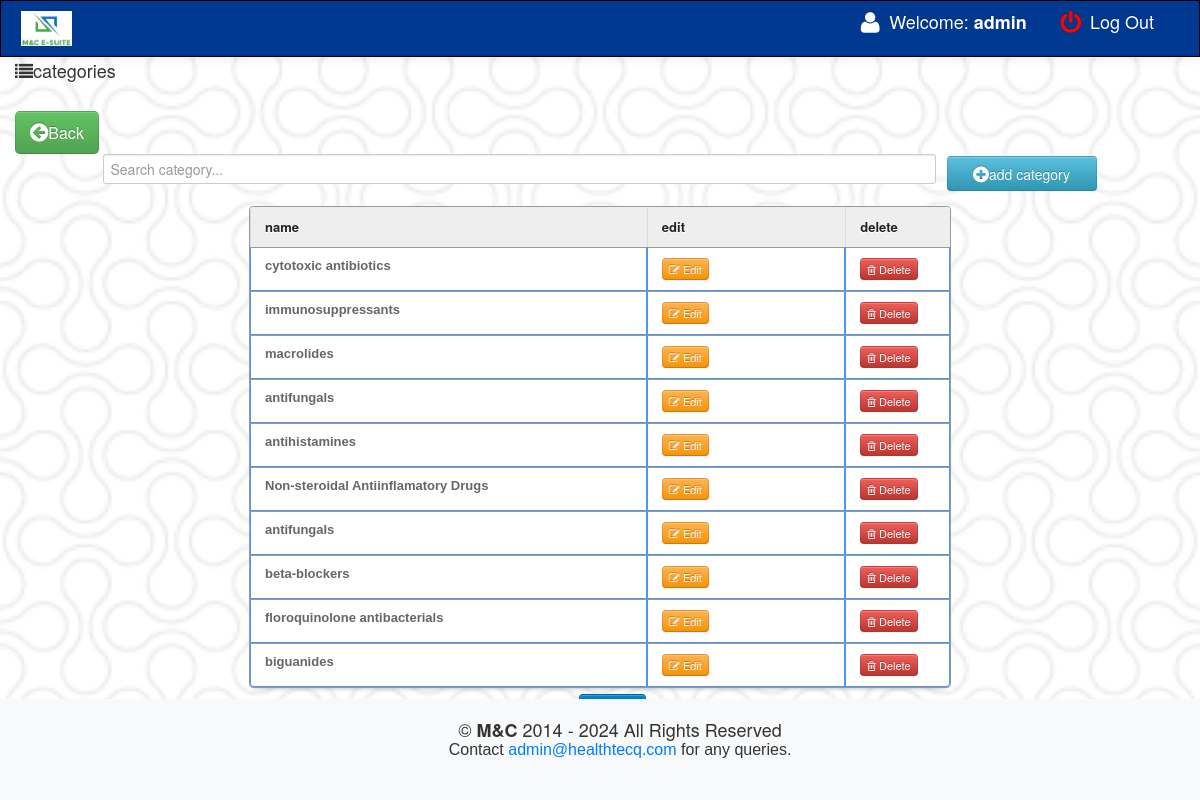
/main/categories.php (signed in), run on the app's committed database.
### tables this page shows
CREATE TABLE `cat` (
  `id` int(10) NOT NULL,
  `name` varchar(50) DEFAULT NULL
);

### main/categories.php (the view, shortened to what this page needs)
<?php
include('../main/navfixed.php');
?>
<div class="container">
    <div class="container">
        <i class="icon-list"></i>categories
    </div>
    <div class="container">
        <p>&nbsp;</p>
    </div>
    <div class="container" align="center" style="float: center;">
        <div class="container" align="center" style="float: center;">
            <div class="container" align="center" style="float: center;">
                <a  href="products.php"><button class="btn btn-success btn-large" style="float: left;"><i class="icon icon-circle-arrow-left icon-large"></i>Back</button></a>
            </div>
            <div class="container" align="center" style="float: center;">
                <span>
                    <input type="text"  align="center"  id="filter" placeholder="Search category...">
                    &nbsp;<a rel="facebox" href="addcategory.php"><button type="submit" class="btn btn-info" style="width:150px; height:35px;" /><i class="icon-plus-sign icon-large"></i>add category</button></a>
                </span></br>
            </div>
            <table class="table table-bordered" id="resultTable" data-responsive="table" style="text-align: left; width: 60%;">
                <thead>
                    <tr>
                        <th width="40%">name</th>
                        <th width="20%"> edit  </th>
                        <th width="10%">delete</th>
                    </tr>
                </thead>
                <tbody>
                    <?php
                        include('../connect.php');
                        $start=0;
                        $limit=10;
                        if(isset($_GET['id']))
                        {
                            $id=$_GET['id'];
                            $start=($id-1)*$limit;
                        }
                        else{
                            $id=1;
                        }
                        $result = $db->prepare("SELECT * FROM cat LIMIT $start, $limit");
                        $result->execute();
                        for($i=0; $row = $result->fetch(); $i++){
                    ?>
                    <tr class="record">
                        <td><?php echo $row['name']; ?></td>
                        <td><a  title="Click To Edit category" rel="facebox" href="editcat.php?id=<?php echo $row['id']; ?>"><button class="btn btn-warning btn-mini"><i class="icon-edit"></i> Edit </button></a> </td>
                        <td><a href="#" id="<?php echo $row['id']; ?>" class="delbutton" title="Click To Delete"><button class="btn btn-danger btn-mini"><i class="icon-trash"></i> Delete</button></a></td>
                    </tr>
                    <?php
                        }
                    ?>
                </tbody>
            </table>
            <div>
                <?php
                    include('../connect.php');
                    $result = $db->prepare("SELECT * FROM cat   ORDER BY id DESC");
                    $result->execute();
                    $rowcount123 = $result->rowcount();
                    $total=ceil($rowcount123/$limit);
                ?>
                <ul>
                    <?php if($id>1)
                    if($id!=$total)
                    {
                        echo "<button class='btn btn-primary'><a href='?id=".($id+1)."' class='button'>NEXT</a></button>";
                    }
                    ?>
                </ul>
            </div>
        </div>
    </div>
</div>
</body>
<?php include('footer.php');?>
</html>

### style.css (style rules this page uses)
td a { color:darkblue; }
input { border: 1px solid #999; background: #EEEEEE; padding: 10px; box-shadow:0 1px 2px #ddd; -moz-box-shadow:0 1px 2px #ddd; -webkit-box-shadow:0 1px 2px #ddd; }
button a, a:hover { color:#fff; text-decoration:none; }
#filter { width: 70%; float:center; }
#resultTable { border-collapse: separate; background-color: #FFFFFF; border-spacing: 0; max-width: 100%; }
#resultTable { color: #666666; text-shadow: 0 1px 0 #FFFFFF; width: 100%; border: 1px solid #999999; box-shadow: 0 5px 5px -5px rgba(0, 0, 0, 0.3); margin-top: 13px; }
#resultTable thead tr th { background: none repeat scroll 0 0 #EEEEEE; color: #222222; padding: 10px 14px; text-align: left; border-top: 0 none; font-size: 13px; }
#resultTable tbody tr td { font: bold 13px 'Arial'; text-align: left; padding: 10px 14px; border-top: 1px solid #999999; }
#resultTable td { padding:7px; border:#4e95f4 1px solid; }
#resultTable tr { background: #fff; }

### main/navfixed.php (style rules this page uses)
body { background-image: url('../main/images/double-bubble-outline.png'); background-repeat: no-repeat; background-size: cover; background-position: center; }

### data on the page
cat: name "cytotoxic antibiotics"
cat: name "immunosuppressants"
cat: name "macrolides"
cat: name "antifungals"
cat: name "antihistamines"
cat: name "Non-steroidal Antiinflamatory Drugs"
cat: name "antifungals"
cat: name "beta-blockers"
cat: name "floroquinolone antibacterials"
cat: name "biguanides"

### other printed values
$_SESSION['SESS_FIRST_NAME'] "admin"
$year "2014"
